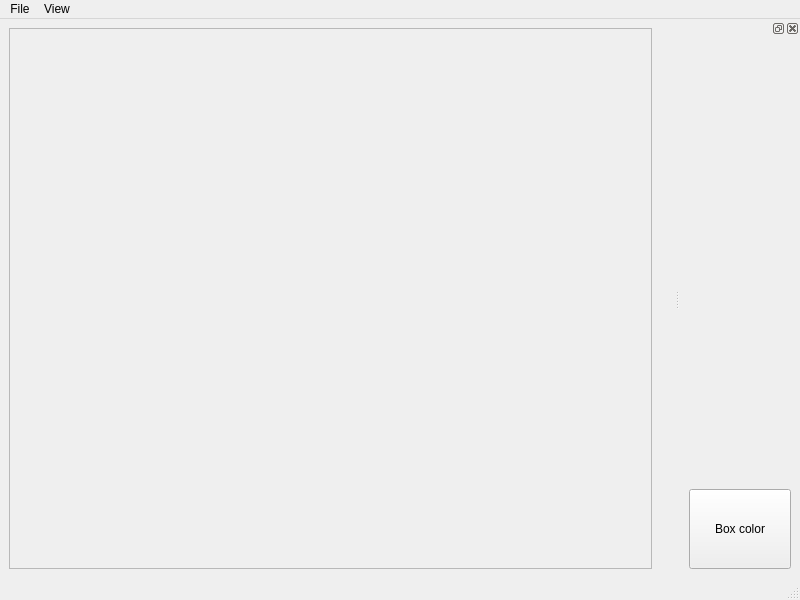
<?xml version="1.0" encoding="UTF-8"?>
<ui version="4.0">
 <class>BearFinder</class>
 <widget class="QMainWindow" name="BearFinder">
  <property name="geometry">
   <rect>
    <x>0</x>
    <y>0</y>
    <width>800</width>
    <height>600</height>
   </rect>
  </property>
  <property name="windowTitle">
   <string>MainWindow</string>
  </property>
  <property name="locale">
   <locale language="English" country="UnitedStates"/>
  </property>
  <widget class="QWidget" name="centralwidget">
   <layout class="QHBoxLayout" name="horizontalLayout">
    <item>
     <widget class="QScrollArea" name="scrollArea">
      <property name="widgetResizable">
       <bool>true</bool>
      </property>
      <widget class="QWidget" name="scrollAreaWidgetContents">
       <property name="geometry">
        <rect>
         <x>0</x>
         <y>0</y>
         <width>641</width>
         <height>531</height>
        </rect>
       </property>
      </widget>
     </widget>
    </item>
    <item>
     <widget class="QLabel" name="canvas">
      <property name="text">
       <string/>
      </property>
     </widget>
    </item>
   </layout>
  </widget>
  <widget class="QMenuBar" name="menubar">
   <property name="geometry">
    <rect>
     <x>0</x>
     <y>0</y>
     <width>800</width>
     <height>29</height>
    </rect>
   </property>
   <widget class="QMenu" name="menuFile">
    <property name="locale">
     <locale language="English" country="UnitedStates"/>
    </property>
    <property name="title">
     <string>File</string>
    </property>
    <addaction name="actionOpen"/>
    <addaction name="separator"/>
    <addaction name="actionSave"/>
    <addaction name="actionSaveAs"/>
    <addaction name="separator"/>
    <addaction name="actionQuit"/>
   </widget>
   <widget class="QMenu" name="menuView">
    <property name="locale">
     <locale language="English" country="UnitedStates"/>
    </property>
    <property name="title">
     <string>View</string>
    </property>
   </widget>
   <addaction name="menuFile"/>
   <addaction name="menuView"/>
  </widget>
  <widget class="QStatusBar" name="statusbar"/>
  <widget class="QDockWidget" name="dockWidget">
   <property name="minimumSize">
    <size>
     <width>120</width>
     <height>174</height>
    </size>
   </property>
   <attribute name="dockWidgetArea">
    <number>2</number>
   </attribute>
   <widget class="QWidget" name="dockWidgetContents">
    <layout class="QVBoxLayout" name="verticalLayout">
     <item>
      <widget class="QLabel" name="infoText">
       <property name="maximumSize">
        <size>
         <width>300</width>
         <height>16777215</height>
        </size>
       </property>
       <property name="text">
        <string/>
       </property>
       <property name="alignment">
        <set>Qt::AlignLeading|Qt::AlignLeft|Qt::AlignTop</set>
       </property>
      </widget>
     </item>
     <item>
      <widget class="QPushButton" name="colorButton">
       <property name="sizePolicy">
        <sizepolicy hsizetype="Minimum" vsizetype="Fixed">
         <horstretch>0</horstretch>
         <verstretch>100</verstretch>
        </sizepolicy>
       </property>
       <property name="minimumSize">
        <size>
         <width>80</width>
         <height>80</height>
        </size>
       </property>
       <property name="text">
        <string>Box color</string>
       </property>
      </widget>
     </item>
    </layout>
   </widget>
  </widget>
  <action name="actionOpen">
   <property name="text">
    <string>Open</string>
   </property>
   <property name="shortcut">
    <string>Ctrl+O</string>
   </property>
  </action>
  <action name="actionOpenFolder">
   <property name="text">
    <string>Open Folder</string>
   </property>
   <property name="shortcut">
    <string>Ctrl+Shift+O</string>
   </property>
  </action>
  <action name="actionSave">
   <property name="text">
    <string>Save</string>
   </property>
   <property name="shortcut">
    <string>Ctrl+S</string>
   </property>
  </action>
  <action name="actionSaveAs">
   <property name="text">
    <string>Save As</string>
   </property>
   <property name="shortcut">
    <string>Ctrl+Shift+S</string>
   </property>
  </action>
  <action name="actionQuit">
   <property name="text">
    <string>Quit</string>
   </property>
   <property name="shortcut">
    <string>Ctrl+Q</string>
   </property>
  </action>
 </widget>
 <resources/>
 <connections/>
</ui>
